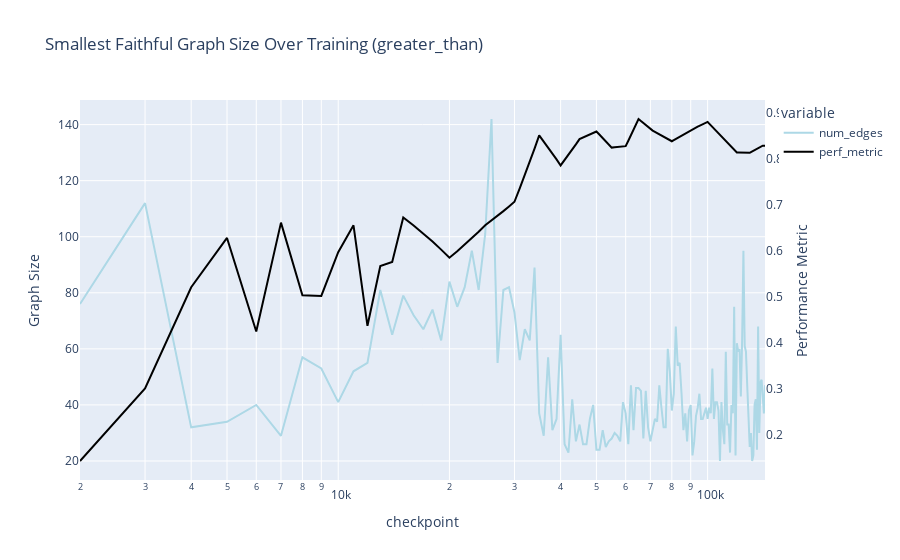

Write notebook code for a chart like this one.
### Code cell
# Plot the number of edges in the subgraph at each checkpoint, along with performance metrics

# Add a new column for the performance metric by mapping the checkpoint values using the perf_metric_dict
subgraph_df['perf_metric'] = subgraph_df['checkpoint'].map(perf_metric_dict)

# Interpolate missing values
subgraph_df['perf_metric'] = subgraph_df['perf_metric'].interpolate(method='linear')

# Plot the number of edges in the subgraph at each checkpoint
fig = px.line(subgraph_df, x='checkpoint', y=['num_edges'], title=f'Smallest Faithful Graph Size Over Training ({TASK})', log_x=True)

# Specify colors for each line
colors = {'num_edges': 'lightblue', 'perf_metric': 'black'}

# Update each trace with the specified color
for i, trace in enumerate(fig.data):
    fig.data[i].update(line=dict(color=colors[trace.name]))


fig.update_layout(
    yaxis2=dict(title="Performance Metric", overlaying="y", side="right", showgrid=False)
)
fig.add_trace(
    go.Scatter(x=subgraph_df['checkpoint'], y=subgraph_df['perf_metric'], name='perf_metric', mode='lines', yaxis='y2', line=dict(color=colors['perf_metric']))
)

# Optional: Update the layout if you need to adjust titles or other aesthetics
fig.update_layout(
    yaxis_title="Graph Size"
)

fig.show()

### Figure 1 — Plotly figure (JSON) as saved in the notebook; plotly's stock layout.template omitted (floating-point values rounded to 4 significant figures; data arrays with more than 128 entries replaced by an {"elided": "..."} marker saying what was removed)
{"data": [{"hovertemplate": "variable=num_edges<br>checkpoint=%{x}<br>value=%{y}<extra></extra>", "legendgroup": "num_edges", "line": {"color": "lightblue", "dash": "solid"}, "marker": {"symbol": "circle"}, "mode": "lines", "name": "num_edges", "orientation": "v", "showlegend": true, "type": "scatter", "x": {"elided": "142 int values"}, "xaxis": "x", "y": {"elided": "142 int values"}, "yaxis": "y"}, {"line": {"color": "black"}, "mode": "lines", "name": "perf_metric", "type": "scatter", "x": {"elided": "142 int values"}, "y": {"elided": "142 float values"}, "yaxis": "y2"}], "layout": {"legend": {"title": {"text": "variable"}, "tracegroupgap": 0}, "title": {"text": "Smallest Faithful Graph Size Over Training (greater_than)"}, "xaxis": {"anchor": "y", "domain": [0, 1], "title": {"text": "checkpoint"}, "type": "log"}, "yaxis": {"anchor": "x", "domain": [0, 1], "title": {"text": "Graph Size"}}, "yaxis2": {"overlaying": "y", "showgrid": false, "side": "right", "title": {"text": "Performance Metric"}}}}
